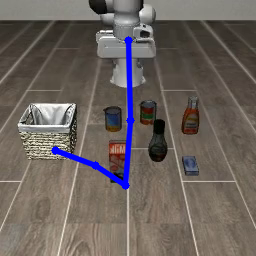
#> input picture experiments/libero/output_frame_with_trace_manual.png, 256 x 256 px; its folder holds only this picture in this run
$ python draw_trace_manual.py --image output_frame_with_trace_manual.png
#> lines starting #> are read from the running program, lines starting #| are printed output that depends on the picture; after the words box and inside, x2 and y2 are one past the last pixel; in counts of white or black regions, pixels touching at a corner belong together
#!/usr/bin/env python3
"""
Manually draw a trace on an image with specified coordinates.

This script draws a blue line trajectory on an image using OpenCV.

Usage:
    python draw_trace_manual.py [--image PATH] [--trace COORDS] [--output PATH]

Environment Variables:
    IMAGE_PATH: Path to input image (can be overridden by --image)
    TRACE_COORDS: Trace coordinates as JSON list (can be overridden by --trace)
"""

import argparse
import json
import os
import sys
from pathlib import Path
from typing import List, Tuple

import cv2

# Add paths similar to run_libero_pixel.py
SCRIPT_DIR = Path(__file__).parent
PROJECT_ROOT = SCRIPT_DIR.parent.parent
sys.path.insert(0, str(SCRIPT_DIR.parent / "LIBERO"))
sys.path.insert(0, str(PROJECT_ROOT))
os.environ.setdefault("MOLMOACT_DATA_DIR", str(PROJECT_ROOT / "data"))


def draw_trace_on_image(
    image_path: str,
    trace: List[List[int]],
    output_path: str,
    color: Tuple[int, int, int] = (255, 0, 0),
    line_width: int = 3,
    point_radius: int = 4,
) -> bool:
    """
    Draw a trace on the image using OpenCV.

    Args:
        image_path: Path to input image
        trace: List of [x, y] coordinates
        output_path: Path to save annotated image
        color: BGR color tuple for the trace (default: blue)
        line_width: Width of the line
        point_radius: Radius of points

    Returns:
        True if successful, False otherwise
    """
#> called with image_path = 'output_frame_with_trace_manual.png', color = (255, 0, 0), line_width = 3, point_radius = 4
    # Load the image using OpenCV
    img = cv2.imread(image_path)
#> img is the input picture: shape (256, 256, 3); mean B, G, R 93.8, 98.6, 107.1
    if img is None:
        print(f"Error: Could not load image from {image_path}")
        return False

    print(f"Image size: {img.shape[1]}x{img.shape[0]} (width x height)")
#| Image size: 256x256 (width x height)
    print(f"Drawing blue line with {len(trace)} points: {trace}")

    # Draw lines connecting consecutive points
    for i in range(len(trace) - 1):
        start_point = tuple(trace[i])
        end_point = tuple(trace[i + 1])
        cv2.line(img, start_point, end_point, color, line_width, cv2.LINE_AA)
        print(f"  Drawing line from {start_point} to {end_point}")
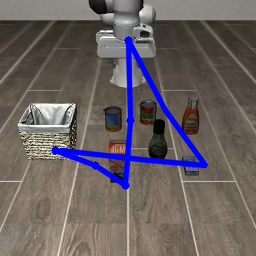
#> img: shape (256, 256, 3); 2.86% of pixels changed, all inside (x1, y1, x2, y2) = (59, 41, 209, 169)

    # Draw circles at each point for visibility
    for i, point in enumerate(trace):
        x, y = tuple(point)
        cv2.circle(img, (x, y), point_radius, color, -1)  # -1 for filled circle
        print(f"  Drawing point {i+1} at ({x}, {y})")
#> img: shape (256, 256, 3); 0.11% of pixels changed, all inside (x1, y1, x2, y2) = (58, 107, 210, 170)

    # Save the annotated image
    cv2.imwrite(output_path, img)
    print(f"\nAnnotated image saved to: {output_path}")
    return True


def parse_trace(trace_str: str) -> List[List[int]]:
    """
    Parse trace coordinates from string.

    Args:
        trace_str: JSON string or Python list string

    Returns:
        List of [x, y] coordinates

    Raises:
        ValueError: If trace cannot be parsed
    """
    try:
        # Try JSON first
        trace = json.loads(trace_str)
    except json.JSONDecodeError:
        try:
            # Try Python literal eval
            import ast

            trace = ast.literal_eval(trace_str)
        except (ValueError, SyntaxError) as e:
            raise ValueError(f"Invalid trace format: {trace_str}") from e

    if not isinstance(trace, list):
        raise ValueError(f"Trace must be a list, got {type(trace)}")

    if not all(isinstance(p, list) and len(p) == 2 for p in trace):
        raise ValueError(f"Trace must be a list of [x, y] pairs")

    return trace


def main() -> int:
    """Main entry point."""
    parser = argparse.ArgumentParser(
        description="Manually draw a trace on an image",
        formatter_class=argparse.RawDescriptionHelpFormatter,
        epilog=__doc__,
    )
    parser.add_argument(
        "--image",
        type=str,
        default=None,
        help="Path to input image (default: from IMAGE_PATH env var)",
    )
    parser.add_argument(
        "--trace",
        type=str,
        default=None,
        help='Trace coordinates as JSON list, e.g., "[[128,40],[165,110],...]" (default: from TRACE_COORDS env var)',
    )
    parser.add_argument(
        "--output",
        type=str,
        default=None,
        help="Output path for annotated image (default: <input>_with_trace_manual.png)",
    )
    parser.add_argument(
        "--color",
        type=str,
        default="255,0,0",
        help="BGR color as R,G,B (default: 255,0,0 for blue)",
    )

    args = parser.parse_args()

    # Get image path
    image_path = args.image or os.environ.get("IMAGE_PATH")
    if not image_path:
        print("Error: Image path not provided. Use --image or set IMAGE_PATH env var.")
        return 1

    if not os.path.exists(image_path):
        print(f"Error: Image not found at {image_path}")
        return 1

    print(f"Loading image from: {image_path}")

    # Get trace coordinates
    trace_str = args.trace or os.environ.get("TRACE_COORDS")
    if not trace_str:
        # Default trace
        trace = [[128, 40], [165, 110], [205, 165], [150, 160], [60, 150]]
        print("Using default trace (set --trace or TRACE_COORDS env var to override)")
    else:
        try:
            trace = parse_trace(trace_str)
        except ValueError as e:
            print(f"Error: {e}")
            return 1

    # Parse color
    try:
        color_parts = [int(x.strip()) for x in args.color.split(",")]
        if len(color_parts) != 3:
            raise ValueError("Color must have 3 components")
        color = tuple(color_parts)
    except (ValueError, AttributeError) as e:
        print(f"Error: Invalid color format '{args.color}'. Expected R,G,B")
        return 1

    # Generate output path
    if args.output:
        output_path = args.output
    else:
        base_name = Path(image_path).stem
        output_dir = Path(image_path).parent
        output_path = str(output_dir / f"{base_name}_with_trace_manual.png")

    # Draw trace
    if draw_trace_on_image(image_path, trace, output_path, color=color):
        print(f"\n✓ Successfully created annotated image: {output_path}")
        return 0
    else:
        return 1


if __name__ == "__main__":
    sys.exit(main())
#> (the program exits here)
